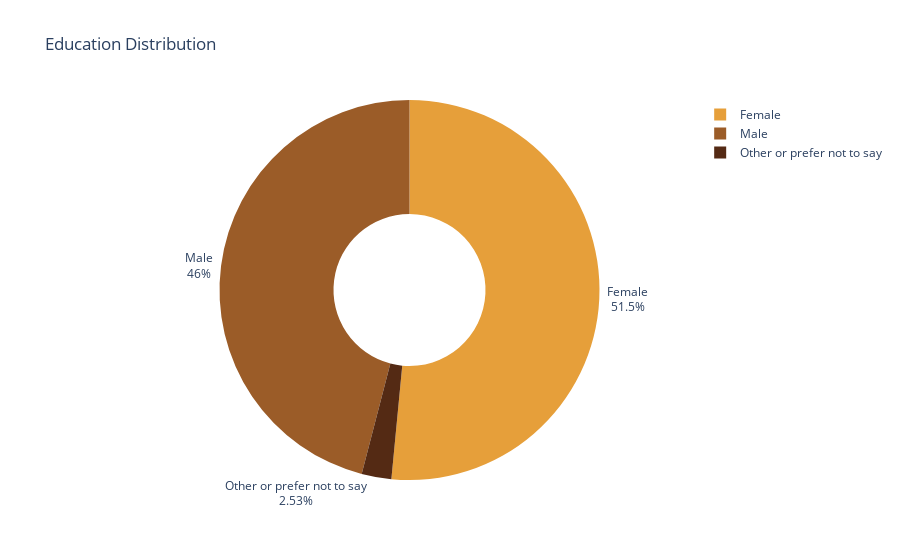

Here is the notebook cell this chart was saved with:
### Code cell
education_counts = df_survey["Q-demos-gender"].value_counts().reset_index()

fig = px.pie(education_counts,
             values="count",
             names="Q-demos-gender",
             title="Education Distribution",
             hole=0.4,
             color_discrete_sequence=["#E69F3A", "#9B5C28", "#542A14"])

fig.update_traces(textinfo="percent+label",
                  textposition="outside",
                  hovertemplate="<b>%{label}<br></b>Value: %{value}"  # adjust hover
                 )

fig.show()

### Figure 1 — Plotly figure (JSON) as saved in the notebook; plotly's stock layout.template omitted (floating-point values rounded to 4 significant figures)
{"data": [{"domain": {"x": [0, 1], "y": [0, 1]}, "hole": 0.4, "hovertemplate": "<b>%{label}<br></b>Value: %{value}", "labels": ["Female", "Male", "Other or prefer not to say"], "legendgroup": "", "name": "", "showlegend": true, "textinfo": "percent+label", "textposition": "outside", "type": "pie", "values": [2589, 2309, 127]}], "layout": {"legend": {"tracegroupgap": 0}, "piecolorway": ["#E69F3A", "#9B5C28", "#542A14"], "title": {"text": "Education Distribution"}}}
